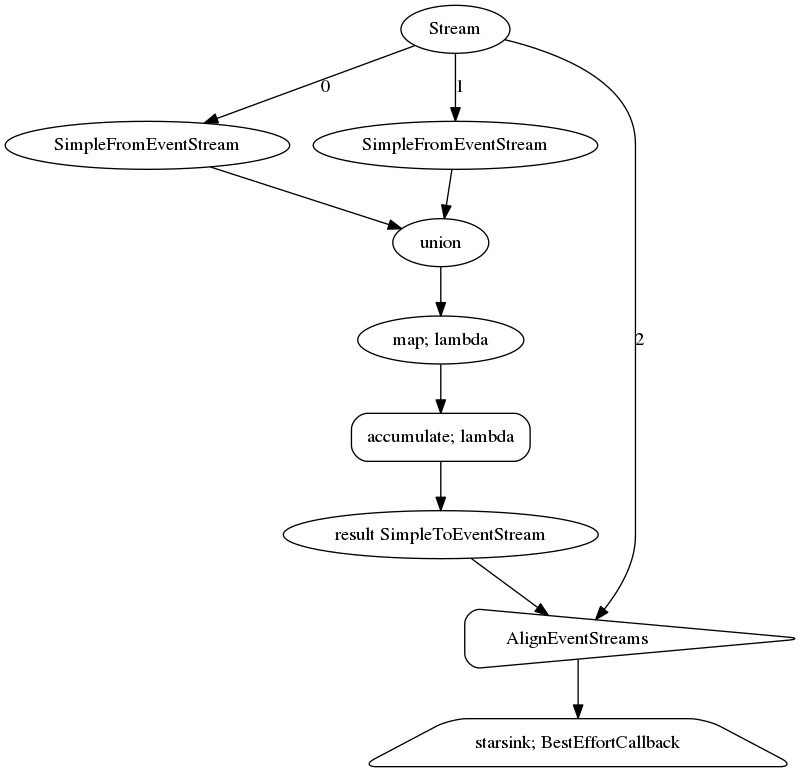

The Python source for this figure:
import matplotlib.pyplot as plt
from bluesky.callbacks.best_effort import BestEffortCallback
from bluesky.utils import install_kicker
from bluesky import RunEngine
import bluesky.plans as bp
from ophyd.sim import hw
from rapidz import Stream
from shed.simple import SimpleFromEventStream, SimpleToEventStream, AlignEventStreams
from bluesky.utils import short_uid
from bluesky.plan_stubs import checkpoint, abs_set, wait, trigger_and_read
from bluesky.preprocessors import pchain


def one_nd_step(detectors, step, pos_cache):
    """
    Inner loop of an N-dimensional step scan

    This is the default function for ``per_step`` param in ND plans.

    Parameters
    ----------
    detectors : iterable
        devices to read
    step : dict
        mapping motors to positions in this step
    pos_cache : dict
        mapping motors to their last-set positions
    """
    def move():
        yield from checkpoint()
        grp = short_uid('set')
        for motor, pos in step.items():
            if pos == pos_cache[motor]:
                # This step does not move this motor.
                continue
            yield from abs_set(motor, pos, group=grp)
            pos_cache[motor] = pos
        yield from wait(group=grp)

    motors = step.keys()
    yield from move()
    plt.pause(.001)
    yield from trigger_and_read(list(detectors) + list(motors))


install_kicker()
bec = BestEffortCallback()
bec.enable_plots()
hw = hw()
RE = RunEngine()
# build the pipeline
raw_source = Stream()
raw_output = SimpleFromEventStream('event', ('data', 'det_a'), raw_source,
                                   principle=True)
raw_output2 = SimpleFromEventStream('event', ('data', 'noisy_det'), raw_source)

pipeline = raw_output.union(raw_output2).map(lambda x: 1).accumulate(lambda x, y: x + y)

res = SimpleToEventStream(pipeline, ('result', ))

merge = AlignEventStreams(res, raw_source)
merge.starsink(bec)


RE.subscribe(lambda *x: raw_source.emit(x))
RE(
    pchain(
        bp.scan([hw.noisy_det], hw.motor, 0, 10, 10),
        bp.grid_scan(
            [hw.ab_det],
            hw.motor, 0, 10, 10,
            hw.motor2, 0, 10, 10, True,
            per_step=one_nd_step),
        bp.spiral([hw.ab_det],
                  hw.motor, hw.motor2, 0, 0, 10, 10, 1, 10,
                  per_step=one_nd_step
                  ),
        bp.grid_scan(
            [hw.direct_img],
            hw.motor, 0, 10, 10,
            hw.motor2, 0, 10, 10, True,
            per_step=one_nd_step),
    )
)

plt.show()
raw_source.visualize('best_effort.png', source_node=True)
